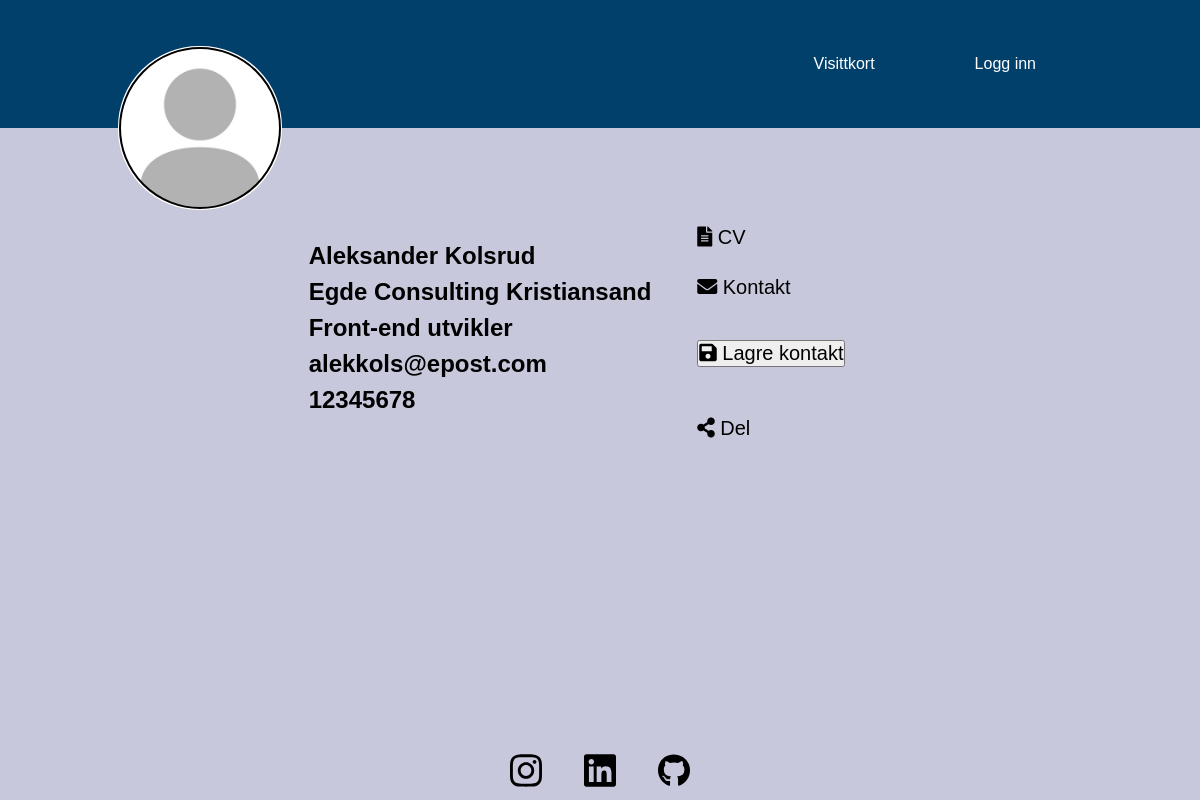
The page /pages/index.php?user_id=3 on the database its author committed.
### tables this page shows
CREATE TABLE `user` (
    `user_id`     int(11)         NOT NULL,
    `first_name`  varchar(64)     NOT NULL,
    `last_name`   varchar(64)     NOT NULL,
    `job_title`   varchar(64)     DEFAULT NULL,
    `email`       varchar(128)    NOT NULL,
    `phone`       varchar(15)     NOT NULL,
    `pass`        varchar(255)    NOT NULL
);

CREATE TABLE `business_card` (
    `card_id`       int(11)       NOT NULL,
    `user_id`       int(11)       NOT NULL,
    `company_id`    int(11)       NOT NULL,
    `administrator` boolean       NOT NULL DEFAULT false
);

CREATE TABLE `company` (
`company_id`    int(11)       NOT NULL,
`company_name`  varchar(64)   NOT NULL UNIQUE,
`company_email` varchar(128)  NOT NULL,
`descriptions`  varchar(255)  NOT NULL,
`web_url`       varchar(255)  NOT NULL,
`company_address` varchar(128)  NOT NULL,
`city`          varchar(64)   NOT NULL,
`zip`           int(4)        NOT NULL
);

### assets/include/db.inc.php (called while the page is built, shortened)
<?php
    $dsn = "mysql:dbname=" . DB_NAME . ";host=" . DB_HOST;
    try {
        $pdo = new PDO($dsn, DB_USER, DB_PASS);
    } catch (PDOException $e) {
    }
    function get_user($user_id) {
        global $pdo;
        $sql = "SELECT first_name, last_name, job_title, email, phone FROM user WHERE user_id = ?";
        $query = $pdo->prepare($sql);
        $query->bindParam(1, $user_id, PDO::PARAM_INT);
        try {
            $query->execute();
            return $query->fetch(PDO::FETCH_OBJ);
        } catch (PDOException $e) {
            echo $e->getMessage();
            return false;
        }
    }
    function get_user_company($user_id) {
        global $pdo;
        $sql = "SELECT bc.user_id, bc.company_id, bc.administrator,
            c.company_name
            FROM business_card AS bc
            JOIN company AS c
            ON bc.company_id = c.company_id
            WHERE bc.user_id = ?";
        $query = $pdo->prepare($sql);
        $query->bindParam(1, $user_id, PDO::PARAM_INT);
        try {
            $query->execute();
            return $query->fetch(PDO::FETCH_OBJ);
        } catch (PDOException $e) {
            return false;
        }
    }
?>

### pages/index.php (the view, shortened to what this page needs)
<?php
    require_once("../assets/include/header.inc.php");
    require_once("../assets/include/footer.inc.php");
    require_once("../assets/include/db.inc.php");
    $user_id = $_REQUEST["user_id"];
    if($user = get_user($user_id)) {
        $name = $user->first_name . " " . $user->last_name;
        $job_title = $user->job_title;
        $email = $user->email;
        $phone = $user->phone;
        if($user_company = get_user_company($user_id)) {
            $company = $user_company->company_name;
        } else {
            $company = null;
            $company_id = null;
        }
    } else {
        $status = "<h4><span style='color:red'>
                Noe gikk galt, fant ikke bruker i systemet.
                </span></h4>";
    }
?>
<!DOCTYPE html>
<html lang="no">
<head>
    <link rel="stylesheet" href="../assets/styles/styles.css">
    <link rel="stylesheet" href="../assets/fonts/fontawesome-free-6.3.0-web/css/fontawesome.min.css">
    <link rel="stylesheet" href="https://use.fontawesome.com/releases/v5.14.0/css/all.css">
</head>
<body>
    <div class="business-card-container">
        <?php if(!isset($status)) { ?>
            <div class="personal-information">
                <?php
                    echo "<h2>$name</h2>
                        <h2>$company</h2>
                        <h2>$job_title</h2>
                        <h2><a href='mailto:$email'>$email</a></h2>
                        <h2><a href='tel:$phone'>$phone</a></h2>";
                ?>
            </div>
            <?php if(isset($_SESSION["user"]["user_id"]) && $_GET["user_id"] == $_SESSION["user"]["user_id"]) {
                $folder = md5("user." . $user_id);
                $dir = "../profiles/" . $folder . "/qr.png";
            ?>
                <img class="qr-code" src="<?=$dir?>" alt="QR-kode">
            <?php } else { ?>
                <div class="menu">
                    <form action="" method="post">
                        <ul>
                            <li><a href="#" class="menu-options"><i class="fa fa-file-text"></i> CV</a></li>
                            <li><a href="contact-employee.php?user_id=<?=$user_id?>" class="menu-options"><i class="fa fa-envelope"></i> Kontakt</a></li>
                            <li><button type="submit" class="menu-options" name="save-contact"><i class="fa fa-save"></i> Lagre kontakt</a></li>
                            <li><a href="#" class="menu-options" id="share-link"><i class="fa fa-share-alt"></i> Del</a></li>
                        </ul>
                    </form>
                </div>
            <?php } ?>
        <?php } else { echo $status; }?>
    </div>
</body>
</html>

### assets/styles/styles.css (style rules this page uses)
* { box-sizing: border-box; margin: 0; padding: 0; }
body { background-color: #C7C8DB; height: 100%; margin: 0; padding: 0; font-family: "Montserrat", sans-serif; }
li .nav-item, a, button { font-weight: 500; font-size: 16px; color: white; text-decoration: none; }
.business-card-container { display: flex; position: relative; flex-flow: row wrap; justify-content: center; font-family: Arial, Helvetica, sans-serif; align-items: center; margin: auto; padding: 5rem; line-height: 1.5; }
.personal-information a { position: relative; font-family: Arial, Helvetica, sans-serif; font-size: 1.5rem; font-weight: bold; color: black; margin-right: 20px; }
.menu { font-family: Arial, Helvetica, sans-serif; font-size: 25pt; position: relative; font-style: bold; width: 15rem; display: flex; align-items: center ; justify-content: center; line-height: 1.5; }
.menu ul { list-style-type: none; }
.menu-options { color: black; font-size: 15pt; justify-content: center; margin: 2rem; }
* { box-sizing: border-box; }

### rows shown on the page
user: name "Aleksander Kolsrud", job_title "Front-end utvikler", email "alekkols@epost.com", phone "12345678"
business_card: company.company_name "Egde Consulting Kristiansand"
